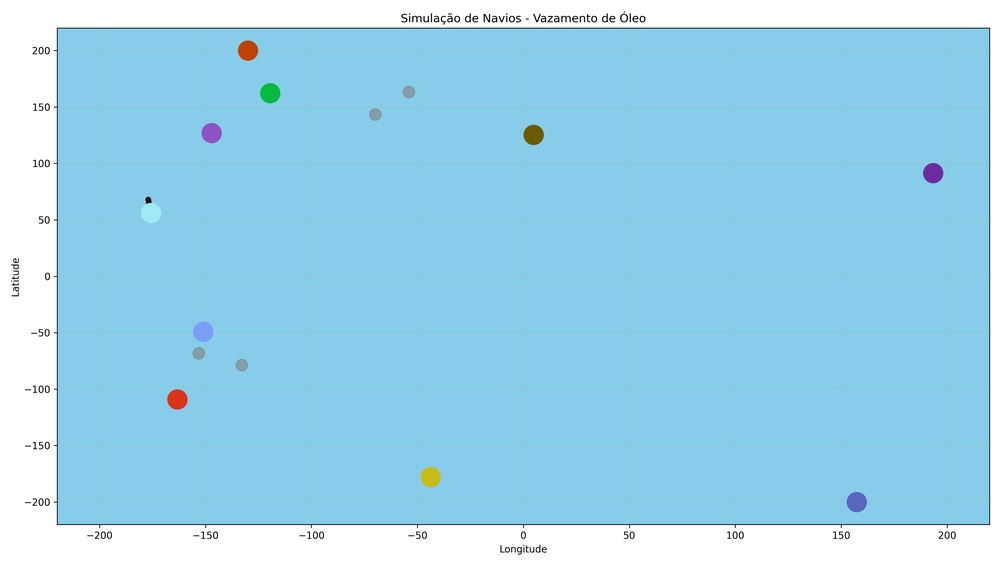
#> input picture ManchaSat/200Figuras/sim_1.png, 1000 x 565 px, shrunk from 4320 x 2439 before the run; its folder holds only this picture in this run
$ jupyter execute main.ipynb
#> lines starting #> are read from the running program, lines starting #| are printed output that depends on the picture
[cell 1]
import pandas as pd
import cv2
import numpy as np
import math
import os

[cell 2]
# --- Leitura e Análise do CSV (Adicionado) ---
try:
    df_cores = pd.read_csv("Cores e Figuras - Página1.csv")
    print("CSV de cores carregado com sucesso. Analisando...")
    # --- AQUI VAI A LÓGICA DE ANÁLISE ---
    # Exemplo: Calcular médias de H, S, V para cada tipo
    # (Precisa adaptar às colunas reais do seu CSV)
    # Exemplo hipotético de análise:
    # media_saturacao_navio = df_cores[df_cores['Tipo'] == 'Navio']['Saturacao'].mean()
    # media_saturacao_alga = df_cores[df_cores['Tipo'] == 'Alga']['Saturacao'].mean()
    # media_valor_mancha = df_cores[df_cores['Tipo'] == 'Mancha']['Valor'].mean()
    # print(f"Saturação média Navio: {media_saturacao_navio}, Alga: {media_saturacao_alga}")
    # print(f"Valor médio Mancha: {media_valor_mancha}")

    # --- DEFINIÇÃO DOS NOVOS LIMIARES (Ajustar com base na análise real) ---
    # Exemplo: Se a análise mostrar que Navios têm S > 60 e Algas S < 60
    SATURATION_THRESHOLD_NAVIO_AJUSTADO = 65 # Exemplo de ajuste
    # Exemplo: Se a mancha tem V < 95
    OIL_SLICK_BRIGHTNESS_MAX_AJUSTADO = 95 # Exemplo de ajuste

except FileNotFoundError:
    print("Erro: Arquivo 'Cores e Figuras - Página1.csv' não encontrado.")
    print("Usando limiares padrão.")
    SATURATION_THRESHOLD_NAVIO_AJUSTADO = 70
    OIL_SLICK_BRIGHTNESS_MAX_AJUSTADO = 90
except Exception as e:
    print(f"Erro ao ler ou analisar o CSV: {e}")
    print("Usando limiares padrão.")
    SATURATION_THRESHOLD_NAVIO_AJUSTADO = 70
    OIL_SLICK_BRIGHTNESS_MAX_AJUSTADO = 90

[cell 3]
# --- 1. FUNÇÕES AUXILIARES ---
def distancia(p1, p2):
    if p1 is None or p2 is None or len(p1) < 2 or len(p2) < 2: return float('inf')
    return math.sqrt((p1[0] - p2[0])**2 + (p1[1] - p2[1])**2)

[cell 4]
def mapear_coordenadas(ponto_pixel, dimensoes_imagem, range_lon, range_lat):
    px, py = ponto_pixel
    largura, altura = dimensoes_imagem
    if largura == 0 or altura == 0: return (0.0, 0.0)
    lon = range_lon[0] + (px / largura) * (range_lon[1] - range_lon[0])
    lat = range_lat[1] - (py / altura) * (range_lat[1] - range_lat[0])
    return (round(lon, 6), round(lat, 6))

[cell 5]
# --- FUNÇÃO DE VISUALIZAÇÃO ---
def visualizar_deteccoes(imagem, pontos_detectados, navio_poluidor_coords_pixel=None):
    imagem_visual = imagem.copy()
    for ponto in pontos_detectados:
        if 'coords_pixel_original' not in ponto: continue
        coords_pixel = ponto['coords_pixel_original']
        tipo = ponto.get('tipo', 'Desconhecido')
        centro = (int(coords_pixel[0]), int(coords_pixel[1]))

        if 'Navio' in tipo: cor = (255, 0, 0)
        elif tipo == 'Mancha de Oleo': cor = (0, 0, 255)
        else: cor = (0, 255, 255)

        raio_visual = 20 if tipo == 'Alga' else (35 if 'Navio' in tipo else 30)
        cv2.circle(imagem_visual, centro, raio_visual, cor, 3)

        texto, texto_cor = tipo, cor
        if navio_poluidor_coords_pixel is not None and 'Navio Poluidor' in tipo:
             if abs(centro[0] - navio_poluidor_coords_pixel[0]) < 15 and \
                abs(centro[1] - navio_poluidor_coords_pixel[1]) < 15:
                cv2.circle(imagem_visual, centro, raio_visual + 10, (0, 165, 255), 3)
                texto_cor = (0, 255, 100)

        cv2.putText(imagem_visual, texto, (centro[0] - 50, centro[1] - raio_visual - 10), cv2.FONT_HERSHEY_SIMPLEX, 0.7, texto_cor, 2)
    return imagem_visual

[cell 6]
# --- 2. FUNÇÕES DE DETECÇÃO (usando os limiares ajustados) ---
def detectar_e_agrupar_mancha(imagem, params_mancha, brightness_max_mancha):
    mask_mancha = np.zeros(imagem.shape[:2], dtype="uint8")
    componentes_mancha = []
    contornos_mancha = []
    try:
        imagem_cinza = cv2.cvtColor(imagem, cv2.COLOR_BGR2GRAY)
        imagem_suavizada = cv2.medianBlur(imagem_cinza, 5)
        circulos_pequenos = cv2.HoughCircles(imagem_suavizada, cv2.HOUGH_GRADIENT,
                                             dp=params_mancha['dp'], minDist=params_mancha['minDist'],
                                             param1=params_mancha['param1'], param2=params_mancha['param2'],
                                             minRadius=params_mancha['minRadius'], maxRadius=params_mancha['maxRadius'])
        if circulos_pequenos is not None:
            circulos_pequenos = np.uint16(np.around(circulos_pequenos))
            for i in circulos_pequenos[0, :]:
                centro = (i[0], i[1])
                raio = i[2]
                if 0 <= centro[1] < imagem.shape[0] and 0 <= centro[0] < imagem.shape[1]:
                    bgr = imagem[centro[1], centro[0]]
                    hsv_pixel = cv2.cvtColor(np.uint8([[bgr]]), cv2.COLOR_BGR2HSV)[0][0]
                    if hsv_pixel[2] < brightness_max_mancha: # Usa o limiar ajustado
                        componentes_mancha.append(centro)
                        contorno_circular = np.array([[[int(centro[0] + raio * np.cos(a)), int(centro[1] + raio * np.sin(a))]] for a in np.linspace(0, 2 * np.pi, 20)], dtype=np.int32)
                        contornos_mancha.append(contorno_circular)
        if componentes_mancha:
            avg_x = int(np.mean([p[0] for p in componentes_mancha]))
            avg_y = int(np.mean([p[1] for p in componentes_mancha]))
            cv2.drawContours(mask_mancha, contornos_mancha, -1, 255, -1)
            mancha_detectada = [{'tipo': 'Mancha de Oleo', 'coords_pixel': (avg_x, avg_y)}]
            return mancha_detectada, mask_mancha
    except Exception as e:
        print(f"Erro ao detectar mancha: {e}")
    return [], mask_mancha

[cell 7]
def detectar_navios_e_algas(imagem, params_navios, sat_threshold):
    pontos_finais = []
    try:
        imagem_cinza = cv2.cvtColor(imagem, cv2.COLOR_BGR2GRAY)
        imagem_suavizada = cv2.medianBlur(imagem_cinza, 9)
        circulos_grandes = cv2.HoughCircles(imagem_suavizada, cv2.HOUGH_GRADIENT,
                                            dp=params_navios['dp'], minDist=params_navios['minDist'],
                                            param1=params_navios['param1'], param2=params_navios['param2'],
                                            minRadius=params_navios['minRadius'], maxRadius=params_navios['maxRadius'])
        if circulos_grandes is not None:
            circulos_grandes = np.uint16(np.around(circulos_grandes))
            for i in circulos_grandes[0, :]:
                centro = (i[0], i[1])
                if 0 <= centro[1] < imagem.shape[0] and 0 <= centro[0] < imagem.shape[1]:
                    bgr = imagem[centro[1], centro[0]]
                    hsv_pixel = cv2.cvtColor(np.uint8([[bgr]]), cv2.COLOR_BGR2HSV)[0][0]
                    # --- AQUI USA O LIMIAR AJUSTADO ---
                    if hsv_pixel[1] > sat_threshold:
                        pontos_finais.append({'tipo': 'Navio', 'coords_pixel': centro})
                    else:
                        pontos_finais.append({'tipo': 'Alga', 'coords_pixel': centro})
    except Exception as e:
        print(f"Erro ao detectar navios/algas: {e}")
    return pontos_finais

[cell 8]
# --- 3. BLOCO DE EXECUÇÃO PRINCIPAL ---
if __name__ == "__main__":
    # --- BLOCO DE CALIBRAGEM (Usa os valores ajustados pela análise do CSV) ---
    ROI_PROPORCOES = {'y_start': 0.12, 'y_end': 0.93, 'x_start': 0.05, 'x_end': 0.96}
    HOUGH_PARAMS_NAVIOS = {'dp': 1, 'minDist': 40, 'param1': 50, 'param2': 11, 'minRadius': 15, 'maxRadius': 55}
    HOUGH_PARAMS_MANCHA = {'dp': 1, 'minDist': 5, 'param1': 50, 'param2': 8, 'minRadius': 5, 'maxRadius': 15}

    # Usa os limiares derivados da análise do CSV (ou os padrões se a análise falhar)
    SATURATION_THRESHOLD_NAVIO = SATURATION_THRESHOLD_NAVIO_AJUSTADO
    OIL_SLICK_BRIGHTNESS_MAX = OIL_SLICK_BRIGHTNESS_MAX_AJUSTADO

    RANGE_LONGITUDE = (-220, 220)
    RANGE_LATITUDE = (-220, 220)
    NUM_SIMULACOES = 200
    # --- FIM DO BLOCO ---

    base_path_imagens = r"200Figuras"
    output_folder_resultados = r"Resultados_Simulacoes"
    output_csv_consolidado = r"relatorio_consolidado.csv"

    try:
        os.makedirs(output_folder_resultados, exist_ok=True)
        print(f"Pasta de resultados '{output_folder_resultados}' verificada/criada.")
    except OSError as error:
        print(f"Erro ao criar a pasta de resultados: {error}")
        exit()

    todos_os_dados_consolidados = []

    for i in range(1, NUM_SIMULACOES + 1):
        print(f"\n--- Processando Simulação {i}/{NUM_SIMULACOES} ---")
        nome_arquivo_sim = f"sim_{i}.png"
        caminho_imagem = os.path.join(base_path_imagens, nome_arquivo_sim)
        nome_imagem_saida = f"deteccao_vazamento_oleo_{i}.png"
        caminho_imagem_saida = os.path.join(output_folder_resultados, nome_imagem_saida)

        imagem_original = cv2.imread(caminho_imagem)
#> imagem_original is the input picture: shape (565, 1000, 3); mean B, G, R 234.2, 210.9, 155.3
        if imagem_original is None:
            print(f"Erro: Imagem '{caminho_imagem}' não encontrada. Pulando.")
            continue

        altura, largura, _ = imagem_original.shape
#> altura = 565; largura = 1000
        x_roi_start = int(largura * ROI_PROPORCOES['x_start'])
#> x_roi_start = 50
        y_roi_start = int(altura * ROI_PROPORCOES['y_start'])
#> y_roi_start = 67
        x_roi_end = int(largura * ROI_PROPORCOES['x_end'])
#> x_roi_end = 960
        y_roi_end = int(altura * ROI_PROPORCOES['y_end'])
#> y_roi_end = 525

        if x_roi_start >= x_roi_end or y_roi_start >= y_roi_end:
             print(f"Erro: ROI inválida para simulação {i}. Pulando.")
             continue
        imagem_roi = imagem_original[y_roi_start:y_roi_end, x_roi_start:x_roi_end].copy()
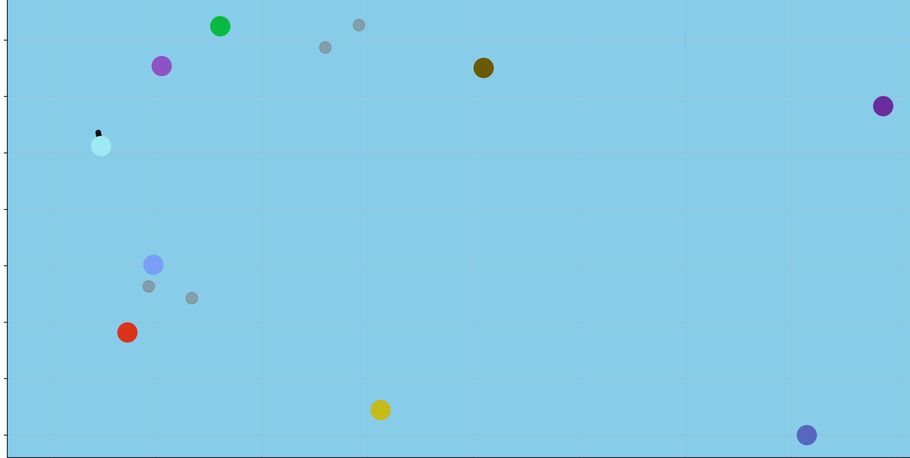
#> imagem_roi: shape (458, 910, 3); mean B, G, R 231.4, 203.1, 135.8

        if imagem_roi.shape[0] > 0 and imagem_roi.shape[1] > 0:
            manchas, mascara_da_mancha = detectar_e_agrupar_mancha(imagem_roi, HOUGH_PARAMS_MANCHA, OIL_SLICK_BRIGHTNESS_MAX)
#> in detectar_e_agrupar_mancha, `imagem_cinza = cv2.cvtColor(imagem, cv2.COLOR_BGR2GRAY)`:
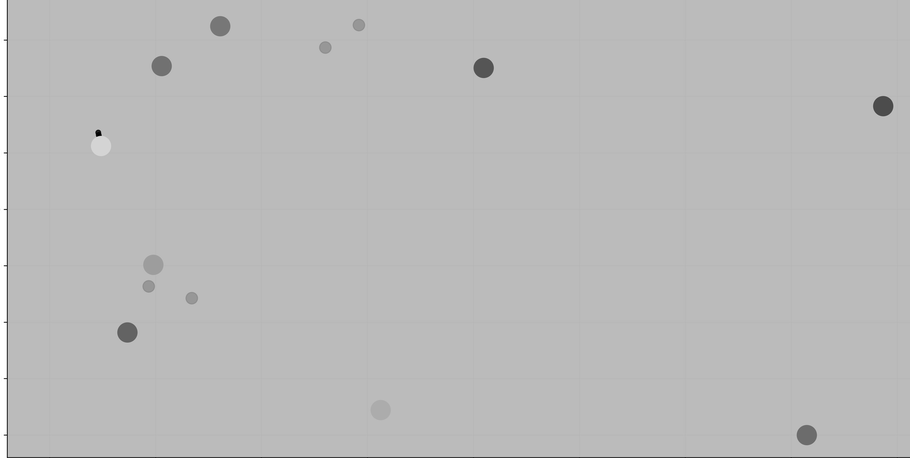
#> imagem_cinza: shape (458, 910); min 0, max 255, mean 186.5
#> in detectar_e_agrupar_mancha, `circulos_pequenos = cv2.HoughCircles(imagem_suavizada, cv2.HOUGH_GRADI..`: circulos_pequenos = 13 rows, first 8: [806.5, 434.5, 10.2], [882.5, 105.5, 10.3], [161.5, 65.5, 10.3], [380.5, 409.5, 10.3], [358.5, 24.5, 6], [219.5, 25.5, 10.5], [126.5, 332.5, 9.6], [483.5, 67.5, 9.4]
#> in detectar_e_agrupar_mancha, `circulos_pequenos = np.uint16(np.around(circulos_pequenos))`: circulos_pequenos = 13 rows, first 8: [806, 434, 10], [882, 106, 10], [162, 66, 10], [380, 410, 10], [358, 24, 6], [220, 26, 10], [126, 332, 10], [484, 68, 9]
#> the loop in detectar_e_agrupar_mancha, `for i in circulos_pequenos[0, :]:` made 13 passes
#> (centro, raio, bgr, hsv_pixel) on passes 1 to 12: ((806, 434), 10, [192, 102, 89], [116, 137, 192]), ((882, 106), 10, [157, 44, 109], [137, 184, 157]), ((162, 66), 10, [197, 83, 141], [135, 148, 197]), ((380, 410), 10, [26, 187, 199], [28, 222, 199]), ((358, 24), 6, [170, 158, 130], [99, 60, 170]), ((220, 26), 10, [64, 187, 8], [69, 244, 187]), ((126, 332), 10, [27, 52, 219], [4, 224, 219]), ((484, 68), 9, [1, 90, 107], [25, 253, 107]), ((100, 146), 9, [242, 234, 157], [93, 90, 242]), ((152, 264), 9, [245, 158, 122], [111, 128, 245]), ((148, 286), 6, [170, 158, 130], [99, 60, 170]), ((324, 46), 6, [170, 158, 130], [99, 60, 170])
#> after the loop in detectar_e_agrupar_mancha, `for i in circulos_pequenos[0, :]:`: componentes_mancha = []
#> mascara_da_mancha: shape (458, 910); every value is 0
#> manchas = []

            imagem_roi_sem_mancha = imagem_roi.copy()
            kernel = np.ones((15, 15), np.uint8)
            mascara_dilatada = cv2.dilate(mascara_da_mancha, kernel, iterations=1)
            cor_fundo_bgr = imagem_roi[5, 5]
#> cor_fundo_bgr = [255, 255, 255]
            imagem_roi_sem_mancha[mascara_dilatada == 255] = tuple(map(int, cor_fundo_bgr)) # Garante que a cor seja tupla de int

            navios_e_algas = detectar_navios_e_algas(imagem_roi_sem_mancha, HOUGH_PARAMS_NAVIOS, SATURATION_THRESHOLD_NAVIO)
#> in detectar_navios_e_algas, `circulos_grandes = cv2.HoughCircles(imagem_suavizada, cv2.HOUGH_GRADIE..`: circulos_grandes = None
#> navios_e_algas = []

            todos_os_pontos_sim = manchas + navios_e_algas
#> todos_os_pontos_sim = []
            print(f"Simulação {i}: {len(todos_os_pontos_sim)} pontos detectados.")
#| Simulação 1: 0 pontos detectados.

            navio_poluidor_coords_pixel = None
            for ponto in todos_os_pontos_sim:
                if 'coords_pixel' not in ponto: continue
                ponto['coords_pixel_original'] = (ponto['coords_pixel'][0] + x_roi_start, ponto['coords_pixel'][1] + y_roi_start)
                ponto['coords_reais'] = mapear_coordenadas(ponto['coords_pixel_original'], (largura, altura), RANGE_LONGITUDE, RANGE_LATITUDE)
                ponto['Simulacao_ID'] = i
#> this loop made 0 passes

            manchas_final_sim = [p for p in todos_os_pontos_sim if p.get('tipo') == 'Mancha de Oleo']
#> manchas_final_sim = []
            navios_final_sim = [p for p in todos_os_pontos_sim if p.get('tipo') == 'Navio']
#> navios_final_sim = []

            if manchas_final_sim and navios_final_sim:
                mancha_oleo_final_sim = manchas_final_sim[0]
                menor_dist = float('inf')
                navio_poluidor_sim = None
                for navio in navios_final_sim:
                     if 'coords_reais' in mancha_oleo_final_sim and 'coords_reais' in navio:
                         d = distancia(mancha_oleo_final_sim['coords_reais'], navio['coords_reais'])
                         if d < menor_dist:
                             menor_dist = d
                             navio_poluidor_sim = navio
                if navio_poluidor_sim:
                    navio_poluidor_sim['tipo'] = 'Navio Poluidor'
                    if 'coords_reais' in mancha_oleo_final_sim and 'coords_reais' in navio_poluidor_sim and 'coords_pixel_original' in navio_poluidor_sim:
                        coord_mancha = mancha_oleo_final_sim['coords_reais']
                        coord_navio = navio_poluidor_sim['coords_reais']
                        navio_poluidor_coords_pixel = navio_poluidor_sim['coords_pixel_original']
                        print(f"  > Mancha: ({coord_mancha[0]:.6f}, {coord_mancha[1]:.6f}) | Poluidor: ({coord_navio[0]:.6f}, {coord_navio[1]:.6f}) | Dist: {menor_dist:.2f}")
                    else: print("  > Análise de proximidade falhou: coords ausentes.")
            else: print("  > Análise de proximidade não realizada.")

            for ponto in todos_os_pontos_sim:
                 if all(k in ponto for k in ('tipo', 'coords_reais', 'Simulacao_ID')):
                     todos_os_dados_consolidados.append({'Simulacao_ID': ponto['Simulacao_ID'], 'ID_Ponto': f"{ponto['tipo'].replace(' ', '_')}_{len(todos_os_dados_consolidados)}", 'Tipo': ponto['tipo'], 'Longitude': ponto['coords_reais'][0], 'Latitude': ponto['coords_reais'][1]})
#> after the loop, todos_os_dados_consolidados = []
            try:
                imagem_resultado = visualizar_deteccoes(imagem_original, todos_os_pontos_sim, navio_poluidor_coords_pixel)
                cv2.imwrite(caminho_imagem_saida, imagem_resultado)
                print(f"  > Imagem de resultado salva em '{caminho_imagem_saida}'")
            except Exception as e:
                print(f"  > Erro ao salvar imagem de resultado para simulação {i}: {e}")
        else:
            print(f"Erro: A ROI resultante para a simulação {i} é inválida.")

    print("\n--- Processamento Concluído ---")
    if todos_os_dados_consolidados:
        df_consolidado = pd.DataFrame(todos_os_dados_consolidados)
        try:
            df_consolidado.to_csv(output_csv_consolidado, index=False)
            print(f"Relatório consolidado salvo em '{output_csv_consolidado}'")
            pd.set_option('display.float_format', '{:.6f}'.format)
            print("\n--- Amostra do Relatório Consolidado ---")
            print(df_consolidado.head())
            print(f"\nTotal de pontos detectados em todas as simulações: {len(df_consolidado)}")
        except Exception as e:
            print(f"Erro ao salvar o relatório consolidado: {e}")
    else:
        print("Nenhum ponto detectado. Relatório consolidado não gerado.")
